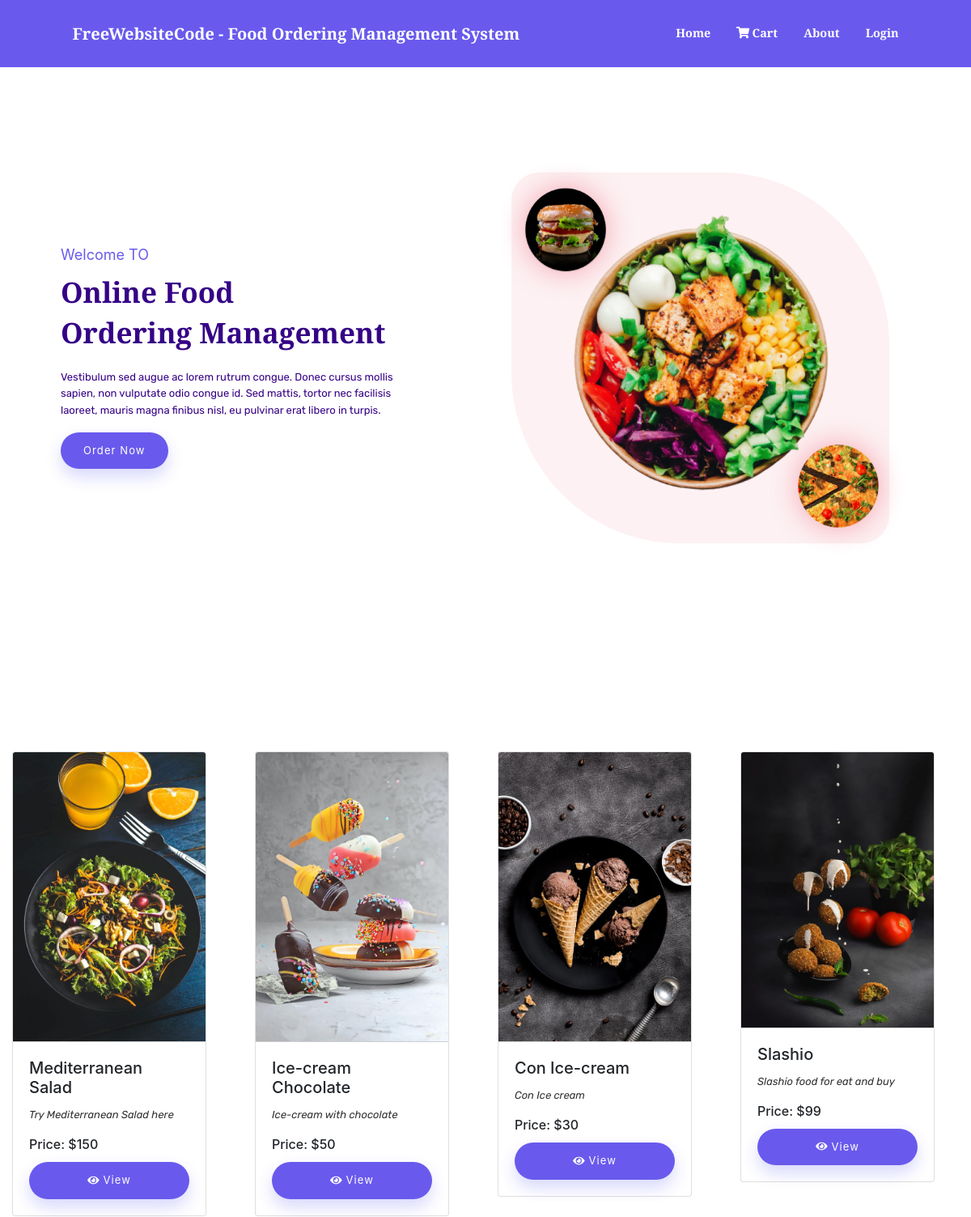
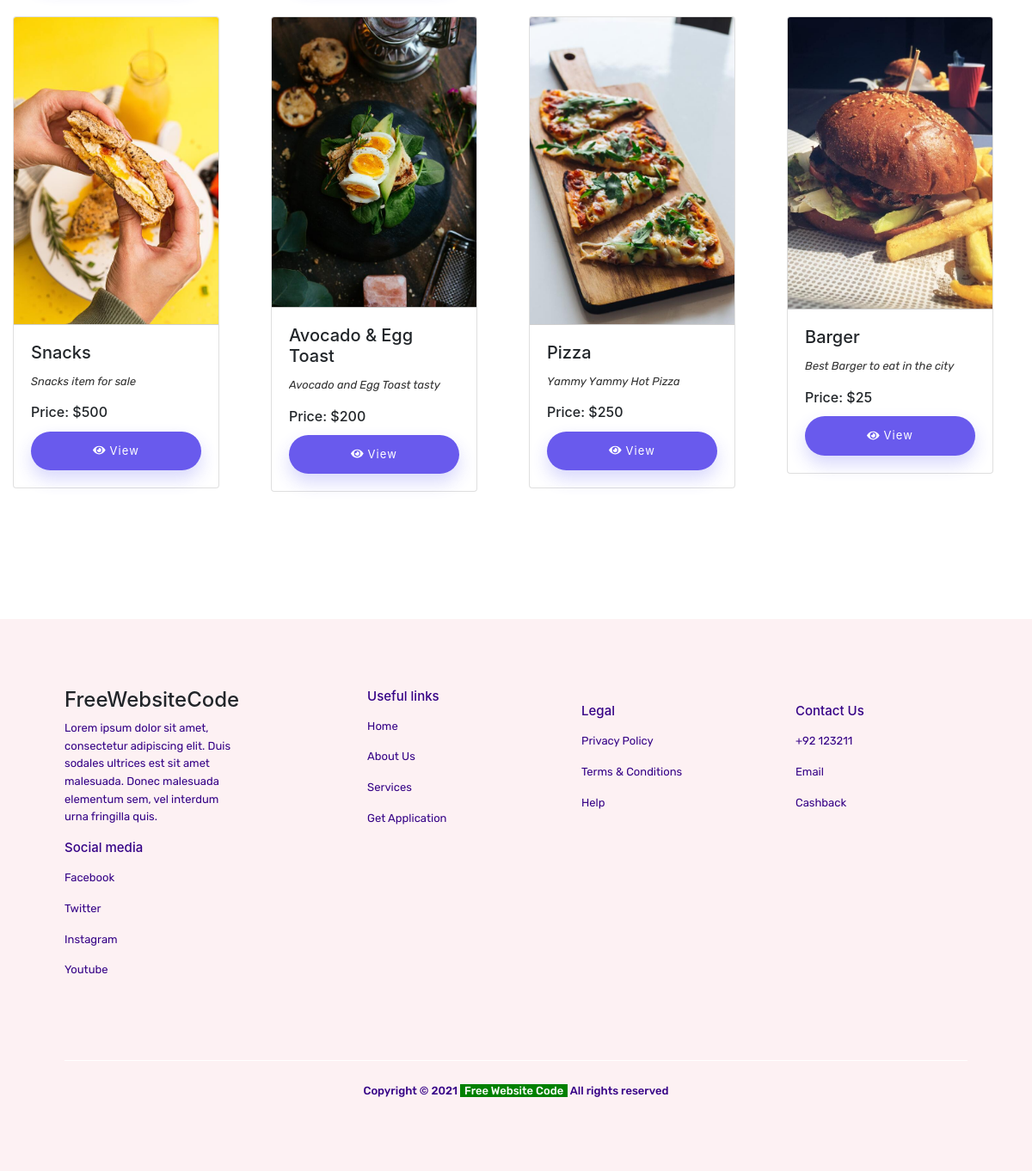
Page /foodorder/index.php on the committed database (2 pictures, top to bottom).
### tables this page shows
CREATE TABLE `product_list` (
  `id` int(30) NOT NULL,
  `category_id` int(30) NOT NULL,
  `name` varchar(100) NOT NULL,
  `description` text NOT NULL,
  `price` float NOT NULL DEFAULT 0,
  `img_path` text NOT NULL,
  `status` tinyint(1) NOT NULL DEFAULT 1 COMMENT '0= unavailable, 2 Available'
);

### foodorder/home.php (the view, shortened to what this page needs)
       <link href="css/main.css" rel="stylesheet" />
       <section class="home" id="home">
           <div class="container">
               <div class="home-wrapper d-grid">
                   <div class="col-left">
                       <h3>Welcome TO</h3>
                       <h1>Online Food <br>Ordering Management</h1>
                       <p>Vestibulum sed augue ac lorem rutrum congue. Donec cursus mollis sapien, non vulputate odio
                           congue id. Sed mattis, tortor nec facilisis laoreet, mauris magna finibus nisl, eu pulvinar
                           erat libero in turpis. </p>
                       <a href="#" class="btn">Order Now</a>
                   </div>
                   <div class="col-right">
                       <img data-tilt src="./assets/img/hero-img.png" alt="Home image" class="image img-fluid">
                   </div>
               </div>
           </div>
       </section>
<section class="page-section" id="menu">
       <div id="menu-field" class="card-deck">
               <?php
                   include'admin/db_connect.php';
                   $qry = $conn->query("SELECT * FROM  product_list order by rand() ");
                   while($row = $qry->fetch_assoc()):
                   ?>
                   <div class="col-lg-3" style="margin-bottom: 20px;">
                    <div class="card menu-item ">
                       <img src="assets/img/<?php echo $row['img_path'] ?>" class="card-img-top" alt="...">
                       <div class="card-body">
                         <h5 class="card-title"><?php echo $row['name'] ?></h5>
                         <p class="card-text truncate"><?php echo $row['description'] ?></p>
                         <h6 class="card-title">Price: $<?php echo $row['price'] ?></h6>
                         <div class="text-center">
                             <button class="btn btn-sm btn-outline-primary view_prod btn-block" data-id=<?php echo $row['id'] ?>><i class="fa fa-eye"></i> View</button>
                         </div>
                       </div>
                     </div>
                     </div>
                   <?php endwhile; ?>
       </div>
   </section>

### foodorder/index.php (shortened to what this page needs)
<!DOCTYPE html>
<html lang="en">
    <?php
    include('header.php');
    ?>
    <body id="page-top">
        <nav class="navbar navbar-expand-lg navbar-light fixed-top py-3" id="mainNav">
            <div class="container">
                <a class="navbar-brand js-scroll-trigger" href="./"><?php echo $_SESSION['setting_name'] ?></a>
                <div class="collapse navbar-collapse" id="navbarResponsive">
                    <ul class="navbar-nav ml-auto my-2 my-lg-0">
                        <li class="nav-item"><a class="nav-link js-scroll-trigger" href="index.php?page=home">Home</a></li>
                        <li class="nav-item"><a class="nav-link js-scroll-trigger" href="index.php?page=cart_list"><span> <span class="badge badge-danger item_count"></span> <i class="fa fa-shopping-cart"></i>  </span>Cart</a></li>
                        <li class="nav-item"><a class="nav-link js-scroll-trigger" href="index.php?page=about">About</a></li>
                        <?php if(isset($_SESSION['login_user_id'])): ?>
                        <li class="nav-item"><a class="nav-link js-scroll-trigger" href="admin/ajax.php?action=logout2"><?php echo "Welcome ". $_SESSION['login_first_name'].' '.$_SESSION['login_last_name'] ?> <i style="color:red;" class="fa fa-power-off"></i></a></li>
                      <?php else: ?>
                        <li class="nav-item"><a class="nav-link js-scroll-trigger" href="login.php" id="login_now">Login</a></li>
                      <?php endif; ?>
                    </ul>
                </div>
            </div>
        </nav>
        <?php
        $page = isset($_GET['page']) ?$_GET['page'] : "home";
        include $page.'.php';
        ?>
       <?php include('footer.php') ?>
    </body>
</html>

### foodorder/header.php (shortened to what this page needs)
<link href="https://cdnjs.cloudflare.com/ajax/libs/magnific-popup.js/1.1.0/magnific-popup.min.css" rel="stylesheet" />
<link href="admin/assets/vendor/bootstrap-datepicker/css/bootstrap-datepicker.css" rel="stylesheet" />
<link href="css/styles.css" rel="stylesheet" />

### foodorder/footer.php (shortened to what this page needs)
<footer>
        <div class="container">
            <div class="footer-wrapper d-flex">
                <div class="footer-about">
                    <h4>FreeWebsiteCode</h4>
                    <p>
                        Lorem ipsum dolor sit amet, consectetur adipiscing elit. Duis sodales ultrices est sit amet
                        malesuada. Donec malesuada elementum sem, vel interdum urna fringilla quis.
                    </p>
                </div>
                <div class="footer-col">
                    <h5>Useful links</h5>
                    <ul>
                        <li><a href="#">Home</a></li>
                        <li><a href="#">about us</a></li>
                        <li><a href="#">services</a></li>
                        <li><a href="#">Get Application</a></li>
                    </ul>
                </div>
                <div class="footer-col">
                    <h5>Legal</h5>
                    <ul>
                        <li><a href="#">Privacy Policy</a></li>
                        <li><a href="#">terms & Conditions</a></li>
                        <li><a href="#">Help</a></li>
                    </ul>
                </div>
                <div class="footer-col">
                    <h5>Contact Us</h5>
                    <ul>
                        <li><a href="#">+92 123211</a></li>
                        <li><a href="service@freewebsitecode.com">Email</a></li>
                        <li><a href="#">Cashback</a></li>
                    </ul>
                </div>
                <div class="footer-col">
                    <h5>Social media </h5>
                    <ul>
                        <li><a href="https://facebook.com/freewebsitecode/">facebook</a></li>
                        <li><a href="https://freewebsitecode.com/">twitter</a></li>
                        <li><a href="https://freewebsitecode.com/">instagram</a></li>
                        <li><a href="#">Youtube</a></li>
                    </ul>
                </div>
            </div>
            <div class="copyright">
                <p>Copyright &copy; 2021 <a href="https://freewebsitecode.com/">Free Website Code</a> All rights reserved</p>
                <br><br>
            </div>
        </div>
    </footer>

### foodorder/css/main.css (style rules this page uses)
:root { --color-first: #695aed; --color-second: #350286; --color-third: #fdf1f3; --color-white: #fff; --text-large: 60px; --text-medium: 23px; --text-regular: 13px; --font-weight-thin: 300; --font-weight-regular: 400; --font-weight-medium: 500; --font-weight-bold: 700; --box-shadow-main: 0px 20px 40px rgba(0, 0, 0, 0.08); --border-radius: 10px; --animate: all 0.3s ease-in-out; }
* { padding: 0; margin: 0; box-sizing: border-box; scroll-behavior: smooth; line-height: 1.3; font-family: "Rubik", sans-serif; }
a { text-decoration: none; }
ul { margin: 0; padding: 0; list-style: none; }
p { font-size: var(--text-regular); font-weight: var(--font-weight-regular); color: var(--color-second); line-height: 159.1%; }
h1, h2 { color: var(--color-second); font-size: var(--text-large); font-weight: var(--font-weight-bold); line-height: 71px; margin-bottom: 25px; text-transform: capitalize; }
h3 { color: var(--color-first); font-size: var(--text-medium); font-weight: var(--font-weight-regular); margin-bottom: 13px; }
.img-fluid { width: 100%; }
.container { width: 100%; max-width: 1140px; margin: 0 auto; }
.d-grid { display: grid; gap: 20px; }
.d-flex { display: flex; justify-content: space-between; align-items: center; }
.btn { position: relative; display: inline-block; padding: 13px 28px; font-size: var(--text-regular); font-weight: var(--font-weight-regular); background-color: var(--color-first); color: var(--color-white); border-radius: 50px; letter-spacing: 1.1px; box-shadow: 0px 10px 20px rgba(58, 62, 240, 0.2); transition: var(--animate); text-align: center; text-transform: capitalize; border: 0px; cursor: pointer; }
nav { height: 83px; width: 100%; padding: 20px 0; transition: var(--animate); }
.home-wrapper { padding-top: 83px; height: 100%; min-height: 100vh; align-items: center; }
.home-wrapper .col-left p { width: 450px; }
@media (min-width: 1024px) and (max-width: 1230px) { .container { width: 90%; } }
@media (max-width: 1200px) { :root { --text-large: 35px; --text-medium: 18px; } }
@media (max-width: 1200px) { h1, h2 { line-height: 50px; margin-bottom: 20px; } }
@media (max-width: 1200px) { h3 { margin-bottom: 10px; } }

### foodorder/home.php (style rules this page uses)
.image { animation: move 1.2s infinite ease-in-out alternate; }

### rows in the picture
product_list: img_path (picture), name "Mediterranean Salad", description "Try Mediterranean Salad here", price "150"
product_list: img_path (picture), name "Ice-cream Chocolate", description "Ice-cream with chocolate", price "50"
product_list: img_path (picture), name "Con Ice-cream", description "Con Ice cream", price "30"
product_list: img_path (picture), name "Slashio", description "Slashio food for eat and buy", price "99"
product_list: img_path (picture), name "Snacks", description "Snacks item for sale", price "500"
product_list: img_path (picture), name "Avocado & Egg Toast", description "Avocado and Egg Toast tasty", price "200"
product_list: img_path (picture), name "Pizza", description "Yammy Yammy Hot Pizza", price "250"
product_list: img_path (picture), name "Barger", description "Best Barger to eat in the city", price "25"

### other values in the picture
$_SESSION['setting_name'] "FreeWebsiteCode - Food Ordering Management System"
